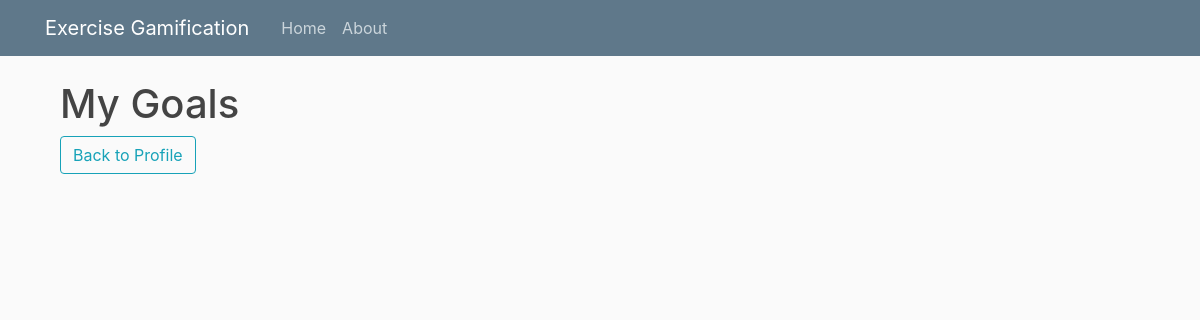
/goals/, run on an earlier commit of the app's database.
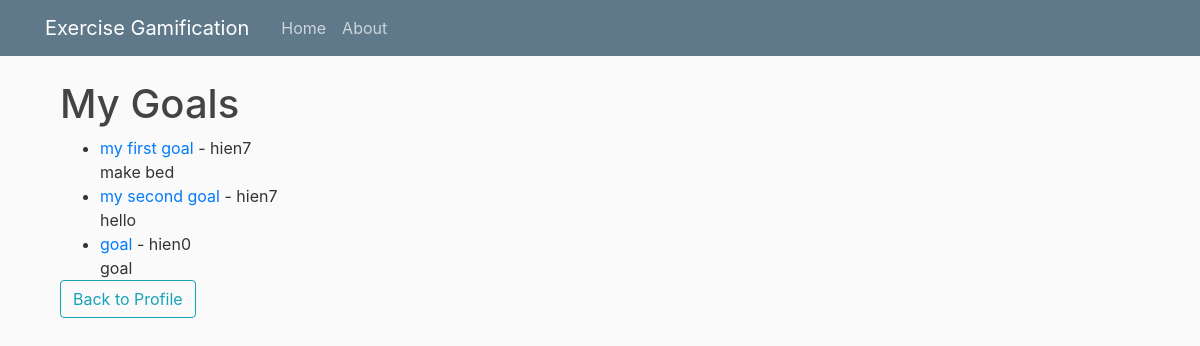
And on a later commit of the database.
### exercisegamification/models.py (models this page shows, shortened)
class Goal(models.Model):
    author = models.ForeignKey(Profile, on_delete=models.CASCADE, null = True)
    title = models.CharField(max_length=200)
    pub_date = models.DateTimeField('date published')
    reach_date = models.DateTimeField('reach date')
    goal_text = models.TextField(max_length=50, blank = True, null=True)
    accomplished = models.BooleanField('have accomplished')

class Profile(models.Model):
    user = models.OneToOneField(User, on_delete=models.CASCADE)
    first_name = models.TextField(max_length=30, blank=True)
    last_name = models.TextField(max_length=30, blank=True)
    age = models.IntegerField(default=0)
    weight = models.IntegerField(null=True, blank=True)
    bmi = models.IntegerField(null=True, blank=True)
    fav_exercise = models.TextField(max_length=500, blank=True)
    profile_pic = models.ImageField(null=True, blank=True, upload_to='profile/')
    public = models.BooleanField(default=False)
    private = models.BooleanField(default=True)
    def __str__(self):
        return self.user.username

### exercisegamification/views.py (the view)
# urls.py: path('goals/', views.GoalsView.as_view(), name='goals list'),
class GoalsView(generic.ListView):
    model = Goal
    template_name = 'exercisegamification/goals_list.html'
    context_object_name = 'goals_list'
    def get_queryset(self):
        return Goal.objects.all()

### exercisegamification/templates/exercisegamification/goals_list.html
{%  extends 'exercisegamification/base.html' %}
{% block content %}
    <div class = "container">
    <body>
    <h1>My Goals</h1>
    <ul>
        {% for goal in goals_list %}
            <li><a href="{% url 'goal detail' goal.pk%}">{{ goal.title }}</a> - {{ goal.author }}<br/>
                {{ goal.goal_text }}</li>
        {% endfor %}
    </ul>
    <a href = "{% url 'profile' %}" class = "btn btn-outline-info"> Back to Profile </a>
    </body>
    </div>
{% endblock %}

### exercisegamification/templates/exercisegamification/base.html (shortened to what this page needs)
<!DOCTYPE html>
<html lang="en">
{% load static %}
<head>
    <link rel="stylesheet" href="https://stackpath.bootstrapcdn.com/bootstrap/4.3.1/css/bootstrap.min.css">
    <link rel="stylesheet" type="text/css" href="{% static 'exercisegamification/main.css' %}">
</head>
<body>
    <header class="site-header">
      <nav class="navbar navbar-expand-md navbar-dark bg-steel fixed-top">
        <div class="container">
          <a class="navbar-brand mr-4" href="/">Exercise Gamification</a>
          <div class="collapse navbar-collapse" id="navbarToggle">
            <div class="navbar-nav mr-auto">
              <a class="nav-item nav-link" href="/">Home</a>
              <a class="nav-item nav-link" href="/about">About</a>
            </div>
          </div>
        </div>
      </nav>
    </header>
    <main role="main" class="container">
      <div class="row">
        <div class="col-md-8">
          {% block content %}{% endblock %}
        </div>
      </div>
    </main>
  </body>
</body>
</html>

### exercisegamification/static/exercisegamification/main.css (style rules this page uses)
body { background: #fafafa; color: #333333; margin-top: 5rem; }
h1, h2, h3, h4, h5, h6 { color: #444444; }
ul { margin: 0; }
.bg-steel { background-color: #5f788a; }
.site-header .navbar-nav .nav-link { color: #cbd5db; }

What changed in the data, as far as the page shows it:
added Goal: title "my first goal", author "hien7", goal_text "make bed"
added Goal: title "my second goal", author "hien7", goal_text "hello"
added Goal: title "goal", author "hien0", goal_text "goal"
